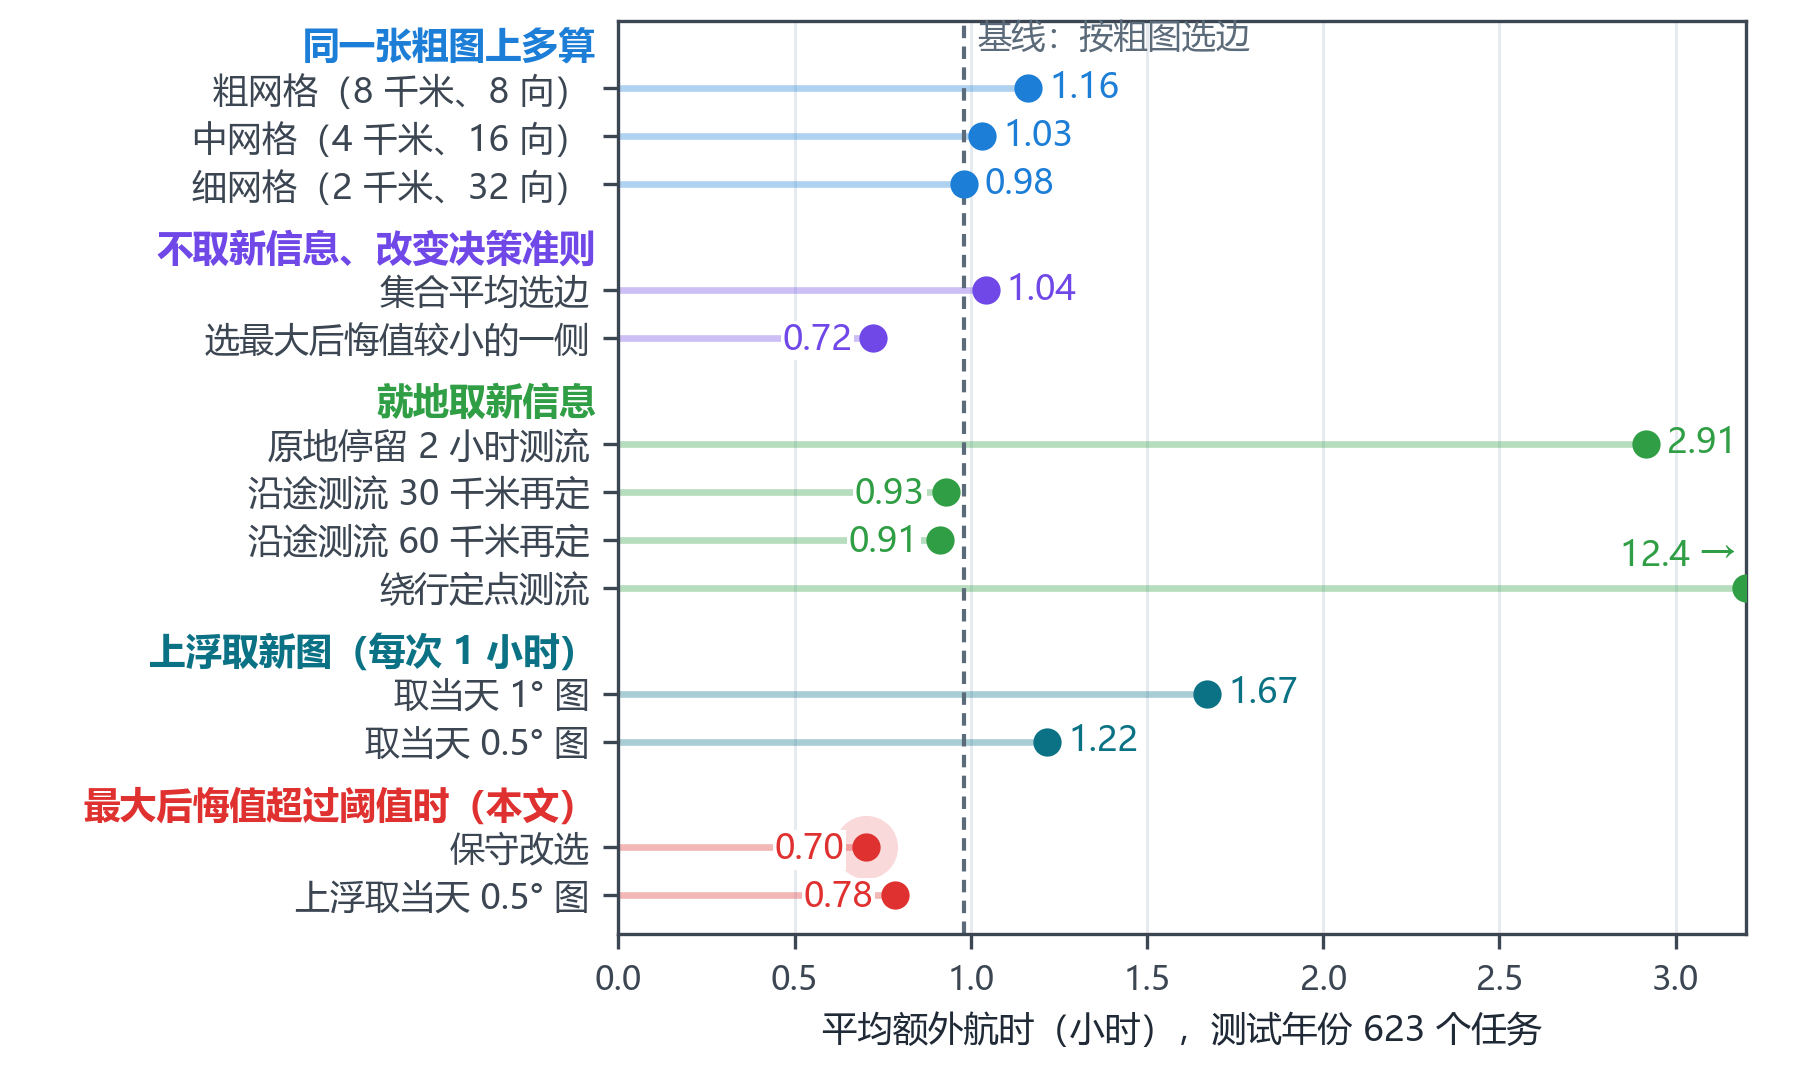

The Python source for this figure:
"""Fig.: what each response to an ambiguous route decision costs, test years (623 missions).
Mean regret = real trip time minus the faster side's time, hours; rows grouped by the kind of
response; responses that cost more than the axis shows are written at its right edge."""
import json
import sys
from pathlib import Path

import numpy as np

sys.path.insert(0, str(Path(__file__).resolve().parent))
import style as st  # noqa: E402

import matplotlib.pyplot as plt  # noqa: E402

GROUPS = [
    ("同一张粗图上多算", "#1C7ED6", [("粗网格（8 千米、8 向）", "地图+粗算"), ("中网格（4 千米、16 向）", "地图+标准"),
                                   ("细网格（2 千米、32 向）", "地图+精算")]),
    ("不取新信息、改变决策准则", "#7048E8", [("集合平均选边", "集合期望（贝叶斯）"), ("选最大后悔值较小的一侧", "保守（最坏后悔最小）")]),
    ("就地取新信息", "#2F9E44", [("原地停留 2 小时测流", "原地停留测"), ("沿途测流 30 千米再定", "总是沿途测30km"),
                                ("沿途测流 60 千米再定", "总是沿途测60km"), ("绕行定点测流", "总是绕行定点测")]),
    ("上浮取新图（每次 1 小时）", "#0B7285", [("取当天 1° 图", "总是上浮取当天1°图"), ("取当天 0.5° 图", "总是上浮取当天0.5°图")]),
    ("最大后悔值超过阈值时（本文）", "#E03131", [("保守改选", "反例门控→保守"), ("上浮取当天 0.5° 图", "反例门控→上浮取0.5°图")]),
]
XMAX = 3.2
REF = 1.0


def main():
    st.setup()
    S = json.load(open(st.ROOT / "results" / "route_summary_main.json", encoding="utf-8"))
    T = S["test"]["table"]
    rows = []
    for g, col, items in GROUPS:
        rows.append(("group", g, col))
        for label, key in items:
            rows.append(("item", label, col, T[key]["regret_h"]))
    fig = plt.figure(figsize=(st.TEXTW, 92 * st.MM))
    ax = fig.add_axes([0.34, 0.14, 0.62, 0.84])
    y = 0
    yt, yl = [], []
    best = T["反例门控→保守"]["regret_h"]
    global REF
    REF = T["地图+精算"]["regret_h"]
    for r in rows:
        if r[0] == "group":
            y -= 0.35
            ax.text(-0.02, y, r[1], transform=ax.get_yaxis_transform(), ha="right", va="center",
                    fontsize=8.8, color=r[2], fontweight="bold")
            y -= 0.85
            continue
        _, label, col, v = r
        yt.append(y)
        yl.append(label)
        x = min(v, XMAX)
        ax.plot([0, x], [y, y], color=col, lw=1.6, alpha=0.35, solid_capstyle="butt")
        if abs(v - best) < 1e-9:
            ax.scatter([x], [y], s=230, color=col, alpha=0.18, lw=0, zorder=2)
        ax.scatter([x], [y], s=46, color=col, zorder=3, lw=0)
        if v > XMAX:
            ax.text(XMAX - 0.03, y + 0.28, f"{v:.1f} →", ha="right", va="bottom", fontsize=8.4, color=col)
        elif v < REF - 0.02:
            ax.text(x - 0.06, y - 0.05, f"{v:.2f}", ha="right", va="center", fontsize=8.4, color=col,
                    bbox=dict(boxstyle="square,pad=0.05", fc="white", ec="none"))
        else:
            ax.text(x + 0.06, y, f"{v:.2f}", ha="left", va="center", fontsize=8.4, color=col)
        y -= 1.0
    ref = T["地图+精算"]["regret_h"]
    ax.axvline(ref, color=st.MUTED, lw=1.0, ls=(0, (3, 2)))
    ax.text(ref + 0.04, -0.15, "基线：按粗图选边", color=st.MUTED, fontsize=8.2, va="center")
    ax.set_yticks(yt)
    ax.set_yticklabels(yl, fontsize=8.4)
    ax.set_xlim(0, XMAX)
    ax.set_ylim(y + 0.2, 0.2)
    ax.set_xlabel("平均额外航时（小时），测试年份 623 个任务")
    ax.grid(axis="y", visible=False)
    for s_ in ("top", "right"):
        ax.spines[s_].set_visible(True)
    st.save(fig, "fig_route_main")


if __name__ == "__main__":
    main()
